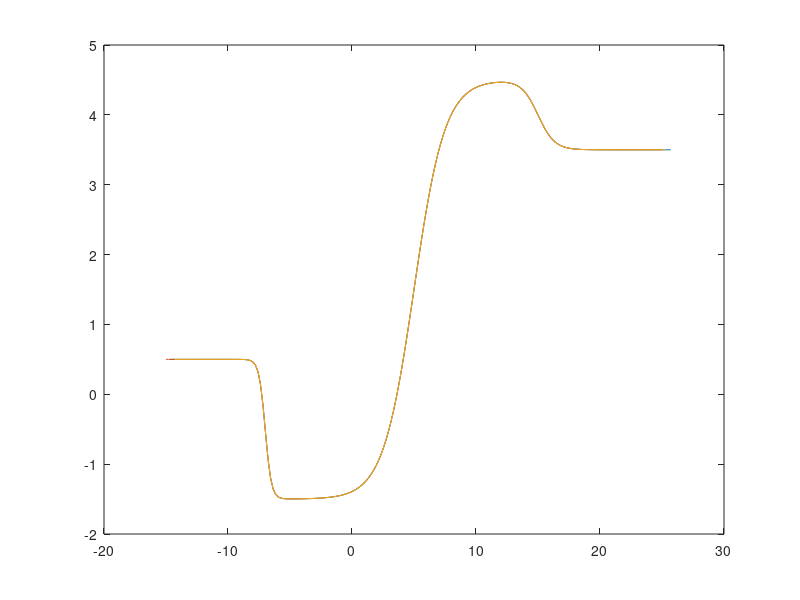

Here is the MATLAB script that generated this plot:
fileID = fopen('out.txt','w');
x_training = linspace(-14.7,25.7,200);
x_validation = linspace(-15,25,200);
x_testing = linspace(-14.3,25.3,200);

f = @(x) 0.5 - 2./(1+e.^(-(4*x+28))) + 6./(1+e.^(-(0.8*x-4))) - 1./(1+e.^(-(1.5*x-22.5)))
y_training=f(x_training);
y_validation=f(x_validation);
y_testing=f(x_testing);

figure();
plot(x_training,y_training);
hold on;
plot(x_validation,y_validation);
plot(x_testing,y_testing);

# Lets print them out like a C array so we can paste them into the program
function [] = print_c_arr(fileID,name,vector)
  fprintf(fileID,'double %s[] = { \n',name);
  for n = 1:length(vector)
    if n == length(vector)
      fprintf(fileID,'%E',vector(n));
    else
      fprintf(fileID,'%E,\n',vector(n));
    end 
  end
  fprintf(fileID,'\n};\n');
end

fprintf(fileID,'double training_size = %d\ndouble training_input_min=%E\ndouble training_input_max=%E\n',length(x_training),min(x_training),max(x_training));
fprintf(fileID,'double training_output_min=%E\ndouble training_output_max=%E\n',min(y_training),max(y_training));

fprintf(fileID,'double validation_size = %d\ndouble validation_input_min=%E\ndouble validation_input_max=%E\n',length(x_validation),min(x_validation),max(x_validation));
fprintf(fileID,'double validation_output_min=%E\ndouble validation_output_max=%E\n',min(y_validation),max(y_validation));

fprintf(fileID,'double test_size = %d\ndouble test_input_min=%E\ndouble test_input_max=%E\n',length(x_testing),min(x_testing),max(x_testing));
fprintf(fileID,'double test_output_min=%E\ndouble test_output_max=%E\n',min(y_testing),max(y_testing));

print_c_arr(fileID,"training_input",x_training);
print_c_arr(fileID,"training_output",y_training);
print_c_arr(fileID,"validation_input",x_validation);
print_c_arr(fileID,"validation_output",y_validation);
print_c_arr(fileID,"testing_input",x_testing);
print_c_arr(fileID,"testing_output",y_testing);


fclose(fileID);